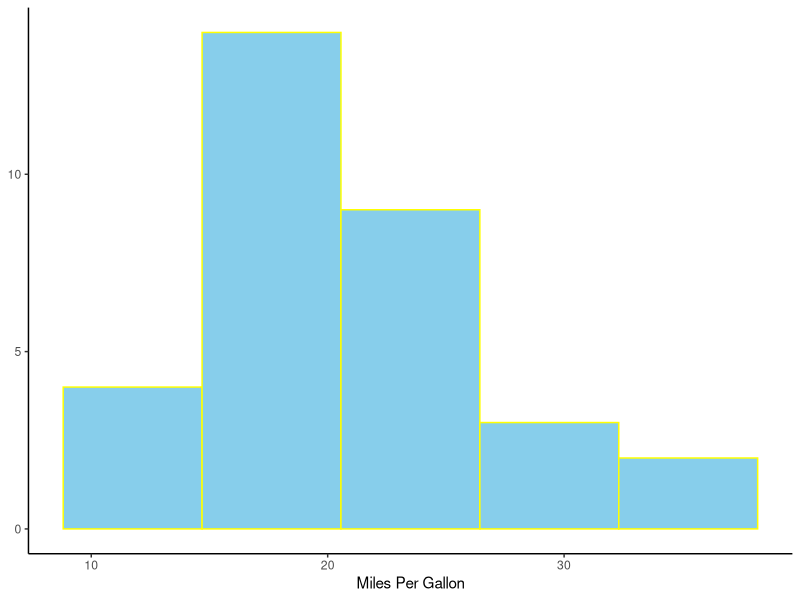

Source code (R):
## ---- chunk 1

## ---- chunk 2

## ---- chunk 3

## ---- chunk 4

## ---- chunk 5

library(tidyverse)
mtcars.hist <- ggplot(mtcars, aes(x=mpg))
mtcars.hist + 
  geom_histogram(bins = 5, color = "yellow", fill = "skyblue") + 
    labs(x = "Miles Per Gallon",
       y = NULL) +
  theme_classic()

